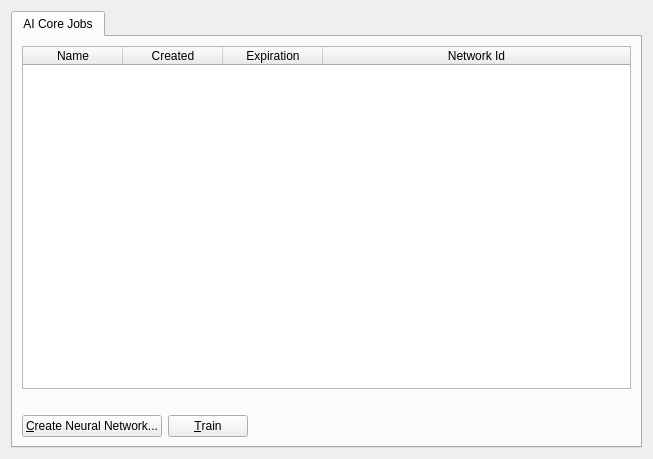
<?xml version="1.0" encoding="UTF-8"?>
<ui version="4.0">
 <class>AiCorePage</class>
 <widget class="QWidget" name="AiCorePage">
  <property name="geometry">
   <rect>
    <x>0</x>
    <y>0</y>
    <width>653</width>
    <height>459</height>
   </rect>
  </property>
  <property name="windowTitle">
   <string>Form</string>
  </property>
  <property name="styleSheet">
   <string notr="true">#OverviewPage { color: #0C3407; } QToolTip { border: 1px solid black; background-color: #0C3407; color: #FFFFFF; }</string>
  </property>
  <layout class="QGridLayout" name="gridLayout">
   <item row="0" column="0">
    <widget class="QTabWidget" name="tabWidget">
     <property name="currentIndex">
      <number>0</number>
     </property>
     <widget class="QWidget" name="jobsTab">
      <attribute name="title">
       <string>AI Core Jobs</string>
      </attribute>
      <layout class="QGridLayout" name="gridLayout_2">
       <item row="0" column="0">
        <layout class="QVBoxLayout" name="verticalLayout">
         <item>
          <widget class="QTableWidget" name="jobsTableWidget">
           <property name="editTriggers">
            <set>QAbstractItemView::NoEditTriggers</set>
           </property>
           <property name="selectionMode">
            <enum>QAbstractItemView::SingleSelection</enum>
           </property>
           <property name="selectionBehavior">
            <enum>QAbstractItemView::SelectRows</enum>
           </property>
           <property name="gridStyle">
            <enum>Qt::DashLine</enum>
           </property>
           <attribute name="horizontalHeaderStretchLastSection">
            <bool>true</bool>
           </attribute>
           <column>
            <property name="text">
             <string>Name</string>
            </property>
           </column>
           <column>
            <property name="text">
             <string>Created</string>
            </property>
           </column>
           <column>
            <property name="text">
             <string>Expiration</string>
            </property>
           </column>
           <column>
            <property name="text">
             <string>Network Id</string>
            </property>
           </column>
          </widget>
         </item>
         <item>
          <layout class="QHBoxLayout" name="horizontalLayout">
           <property name="topMargin">
            <number>20</number>
           </property>
           <item>
            <widget class="QPushButton" name="createNeuralNetworkButton">
             <property name="text">
              <string>&amp;Create Neural Network...</string>
             </property>
            </widget>
           </item>
           <item>
            <widget class="QPushButton" name="trainNeuralNetworkButton">
             <property name="text">
              <string>&amp;Train</string>
             </property>
            </widget>
           </item>
           <item>
            <spacer name="horizontalSpacer">
             <property name="orientation">
              <enum>Qt::Horizontal</enum>
             </property>
             <property name="sizeHint" stdset="0">
              <size>
               <width>40</width>
               <height>20</height>
              </size>
             </property>
            </spacer>
           </item>
          </layout>
         </item>
        </layout>
       </item>
      </layout>
     </widget>
    </widget>
   </item>
  </layout>
 </widget>
 <resources/>
 <connections/>
</ui>
